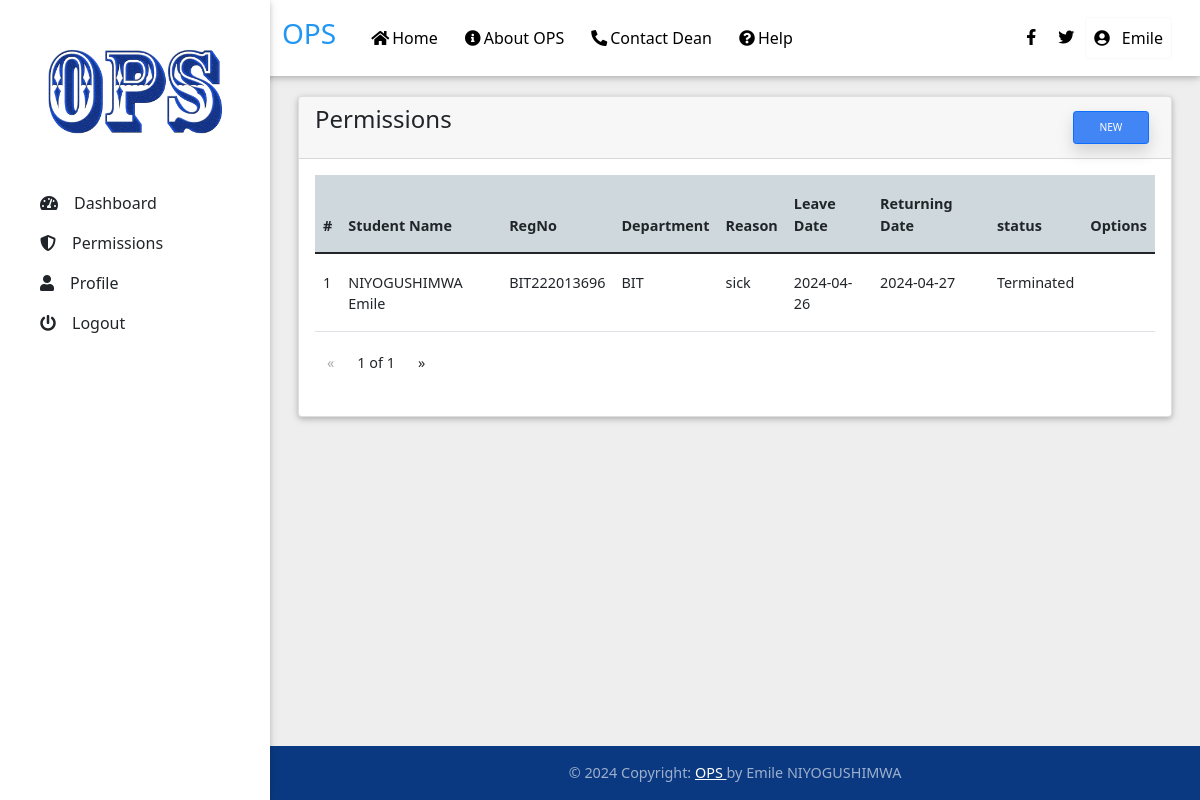
The app's page /permissions.php (signed in) with its own data.
### tables this page shows
CREATE TABLE `permissions` (
  `PermissionID` int(11) NOT NULL,
  `RegNo` varchar(50) DEFAULT NULL,
  `Reason` varchar(255) DEFAULT NULL,
  `LeaveStartDate` date DEFAULT NULL,
  `LeaveEndDate` date DEFAULT NULL,
  `Status` enum('Pending','Accepted','Denied','Terminated') DEFAULT 'Pending'
);

CREATE TABLE `students` (
  `RegNo` varchar(50) NOT NULL,
  `FirstName` varchar(50) DEFAULT NULL,
  `LastName` varchar(50) DEFAULT NULL,
  `Email` varchar(100) DEFAULT NULL,
  `PhoneNumber` varchar(15) DEFAULT NULL,
  `Address` varchar(255) DEFAULT NULL,
  `DateOfBirth` date DEFAULT NULL,
  `Department` varchar(50) DEFAULT NULL
);

### permissions.php (the view, shortened to what this page needs)
<!DOCTYPE html>
<html lang="en">
	<?php
   	include('./static/head.php')
  ?>
<body class="grey lighten-3">
  <header>
    	<?php
   		include('./static/navbar.php')
   	?>
   	<?php
   		include('./static/sidebar.php')
   	?>
  </header>
  <main class="pt-5 mx-lg-3">
    <div class="container-fluid mt-5 mb-3">
      <div class="card">
        <div class="card-header">
          <h4 class='text-center d-inline'>Permissions</h4>
          <button type="button" class="btn btn-primary btn-sm d-inline float-right shadow " data-toggle="modal" data-target="#modalLRFormDemo">
            New
          </button>
          </div>
               <div class="card-body">
               <div class="table-responsive">
                 <table class="table table-hover">
                   <thead class="blue-grey lighten-4">
                     <tr>
                       <th><b>#</b></th>
                       <th><b>Student Name</b></th>
                       <th><b>RegNo</b></th>
                       <th><b>Department</b></th>
                       <th><b>Reason</b></th>
                       <th><b>Leave Date</th>
                       <th><b>Returning Date</b></th>
                       <th><b>status</b></th>
                        <th><b>Options</b></th>
                     </tr>
                   </thead>
                        <tbody id='tableBody'>
                            <?php
                              $regno = $_SESSION["regno"];
                            $select = mysqli_query($con, "SELECT * FROM permissions INNER JOIN students ON permissions.RegNo=students.RegNo WHERE students.RegNo='$regno' LIMIT 5");
    while($rs=mysqli_fetch_array($select)){
    ?>
      <tr>
          <td><?php echo $rs["PermissionID"]; ?></td>
          <td><?php echo $rs["FirstName"]." ".$rs["LastName"]; ?></td>
          <td><?php echo $rs["RegNo"]; ?></td>
          <td><?php echo $rs["Department"]; ?></td>
          <td><?php echo $rs["Reason"]; ?></td>
          <td><?php echo $rs["LeaveStartDate"]; ?></td>
          <td><?php echo $rs["LeaveEndDate"]; ?></td>
          <td><?php echo $rs["Status"]; ?></td>
          <td>
        </td>
          </tr>
          <?php
        }
        ?>
        </tbody></table></div>
            <ul class='pagination'>
            <li class='page-item'>
            <a class='page-link' href='#' aria-label='Previous' style="pointer-events:none; color:#aaa;cursor:default; decoration:none" id='prev' onclick="getPermissions('previous')">
            <span aria-hidden='true'>&laquo;</span>
            </a>
            </li>
            <?php
              $sel = mysqli_query($con, "SELECT COUNT(*) AS d FROM permissions WHERE RegNo='$regno'");
              $rs1 = mysqli_fetch_array($sel);
            ?>
              <li class='page-item'>
              <a class='page-link' href='#'style="pointer-events:auto" onclick="getPermissions('pages')" id='link'>
            <input type='number' min="1" max='2' maxlength="2" size="2" id='input' size='1' style='display:none' onkeyup="getPermissions('typing')"> <span id='btn'> 1</span> of <span id='of'><?php echo ceil(($rs1["d"])/5) ?></span></a>
            </li>
            <li class='page-item'>
            <a class='page-link' aria-label='Next' id='next' onclick="getPermissions('next')">
            <span aria-hidden='true'>&raquo;</span>
            </a>
            </li>
            </ul>
            </div>
        </div>
   </main>
    <?php
      include('./static/footer.php')
    ?>
  </body>
</html>

### static/head.php (shortened to what this page needs)
<head>
  <link rel="stylesheet" href="https://use.fontawesome.com/releases/v5.11.2/css/all.css">
  <link href="css/bootstrap.min.css" rel="stylesheet">
  <link href="css/mdb.min.css" rel="stylesheet">
  <link href="css/style.min.css" rel="stylesheet">
  <link href="https://cdn.jsdelivr.net/npm/bootstrap@5.0.2/dist/css/bootstrap.min.css" rel="stylesheet">
</head>

### static/navbar.php (shortened to what this page needs)
<nav class="navbar fixed-top navbar-expand-lg navbar-light white scrolling-navbar">
  <div class="container-fluid">
    <a class="navbar-brand waves-effect mr-4 d-none d-md-flex" href="home.php">
      <strong class="blue-text h3">OPS</strong>
    </a>
    <div class="collapse navbar-collapse" id="navbarSupportedContent">
      <ul class="navbar-nav mr-auto  d-none d-md-flex">
        <li class="nav-item">
          <a class="nav-link waves-effect" href="home.php"><i class='fas fa-home'></i>Home
          </a>
        </li>
        <li class="nav-item">
          <a class="nav-link waves-effect ml-2" href="About.php"><i class='fas fa-info-circle'></i>About OPS</a>
        </li>
        <li class="nav-item">
          <a class="nav-link waves-effect ml-2" href="contact.php"><i class='fas fa-phone-alt'></i>Contact Dean</a>
        </li>
        <li class="nav-item">
          <a class="nav-link waves-effect ml-2" href="Help.php"><i class='fas fa-question-circle'></i>Help</a>
        </li>
      </ul>
      <ul class="navbar-nav nav-flex-icons d-none d-md-flex">
        <li class="nav-item">
          <a href="#" class="nav-link waves-effect">
            <i class="fab fa-facebook-f"></i>
          </a>
        </li>
        <li class="nav-item">
          <a href="#" class="nav-link waves-effect">
            <i class="fab fa-twitter"></i>
          </a>
        </li>
        <li class="nav-item">
          <a href="Profile.php" class="nav-link border border-light rounded waves-effect"
           >
            <i class="fa fa-user-circle mr-2"></i>
						<?php echo $_SESSION["name"]; ?>
          </a>
        </li>
      </ul>
    </div>
  </div>
</nav>

### static/sidebar.php (shortened to what this page needs)
<div class="sidebar-fixed position-fixed">
     <a class="d-block my-4 p-4  waves-effect">
       <img src="img/ops.png" class="img-fluid" alt="OPS">
     </a>
     <div class="list-group list-group-flush">
       <?php
         if(isset($_SESSION['id'])){
       ?>
       <a href="home.php" class="list-group-item waves-effect">
         <i class="fas fa-tachometer-alt mr-3"></i>Dashboard
       </a>
       <a href="permissions.php" class="list-group-item waves-effect">
         <i class="fas fa-shield-alt mr-3"></i>Permissions</a>
       <a href="profile.php" class="list-group-item waves-effect">
         <i class="fas fa-user mr-3"></i>Profile</a>
       <a href="logout.php" class="list-group-item waves-effect">
         <i class="fas fa-power-off mr-3"></i>Logout</a>
           <?php
             }
         ?>
     </div>
   </div>

### static/footer.php (shortened to what this page needs)
<footer class="page-footer text-center font-small primary-color-dark darken-2 mt-4 wow fadeIn fixed-bottom">
  <div class="footer-copyright py-3">
    &copy; <?php echo date('Y');?> Copyright:
    <a href="#"> OPS </a> by Emile NIYOGUSHIMWA
  </div>
</footer>

### records on screen
permissions: PermissionID "1", RegNo.FirstName "NIYOGUSHIMWA", RegNo.LastName "Emile", RegNo.RegNo "BIT222013696", RegNo.Department "BIT", Reason "sick", LeaveStartDate "2024-04-26", LeaveEndDate "2024-04-27", Status "Terminated"

### other values on screen
$_SESSION["name"] "Emile"
ceil(($rs1["d"])/5) "1"
